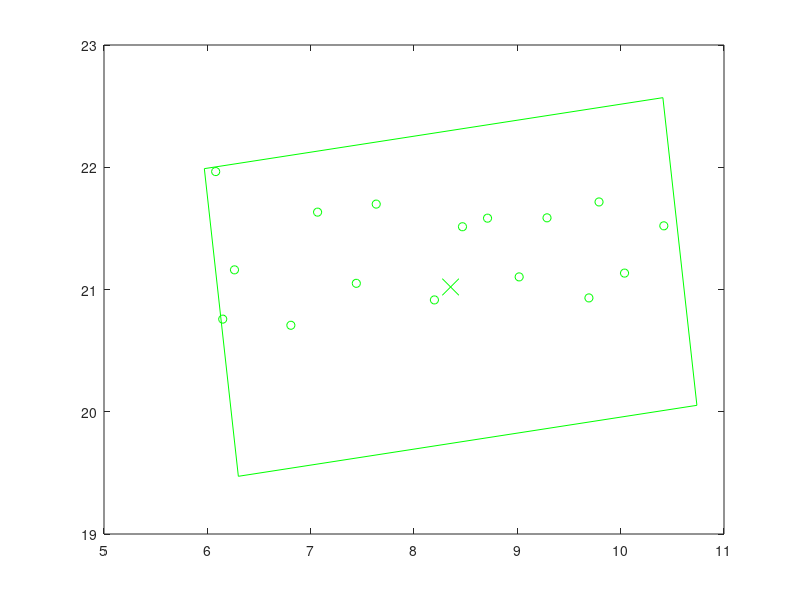

MATLAB code to generate this figure: (Note: this script raises an error after producing the figure.)
%close all;
figure;
Targets1_x = [6.149034427023067,6.080728638379579,6.2626788198422325,6.808323855572018,7.066934555568254,7.441747821032568,7.634264579820236,8.197544214873268,8.469046474565815,8.711572563486335,9.01759289853735,9.287133451503472,9.6927953303656,9.790609063601245,10.03739797078375,10.417674607922427,];
Targets1_y = [
20.75768898176899,21.964592073179013,21.160771926767627,20.70742570014394,21.632874072052314,21.05052609398604,21.698563215186848,20.914768043734902,21.51341306193993,21.583536631132866,21.103107437577524,21.586311043628516,20.93120901005063,21.716170132890653,21.13413768879777,21.520909752847935,];
center1_x = [8.354342344890089];
center1_y = [21.020603321293827];
image_corners1_x = [10.408517903451672,5.970932235722346,6.300166786328505,10.737752454057832,10.408517903451672];
image_corners1_y = [22.56917306285595,21.988622805287086,19.472033579731704,20.052583837300567,22.56917306285595];
plot(Targets1_x, Targets1_y,'go',image_corners1_x,image_corners1_y,'g');
hold on;
plot(center1_x,center1_y,'gx','MarkerSize',12)
labs1 = ['C1'];
labelpoints(center1_x,center1_y,labs1,'NE',0.3,1)
axis equal;
axis tight;
hold on;
Targets2_x = [9.219140883333038,9.865956324125479,9.678127338392537,10.402748883278315,10.426229056431374,10.786860703771898,11.132832355846288,]
Targets2_y = [
21.296455400355384,21.4869864478349,20.905497262607415,21.766838734807816,20.93408905202564,21.2614627394313,21.768130637677537,]
center2_x = [11.50391929112705]
center2_y = [21.088240401379835]
image_corners2_x = [13.280328985484763,8.995245431554912,9.727509596769336,14.012593150699187,13.280328985484763]
image_corners2_y = [22.948905354472007,21.657679543143907,19.22757544828766,20.518801259615763,22.948905354472007];
plot(Targets2_x, Targets2_y,'bo',image_corners2_x,image_corners2_y,'b');
hold on;
plot(center2_x,center2_y,'bx','MarkerSize',12)
labs1 = ['C2'];
labelpoints(center2_x,center2_y,labs1,'NE',0.3,1)
axis equal;
axis tight;

set(gca,'XTickLabel',[0.5 1.25 2.5 3.75 5 6.25 7.5 8.75 10 11.25] );
set(gca,'YTickLabel',[0.5 1 1.5 2 2.5 3 3.5 4 4.5] );

